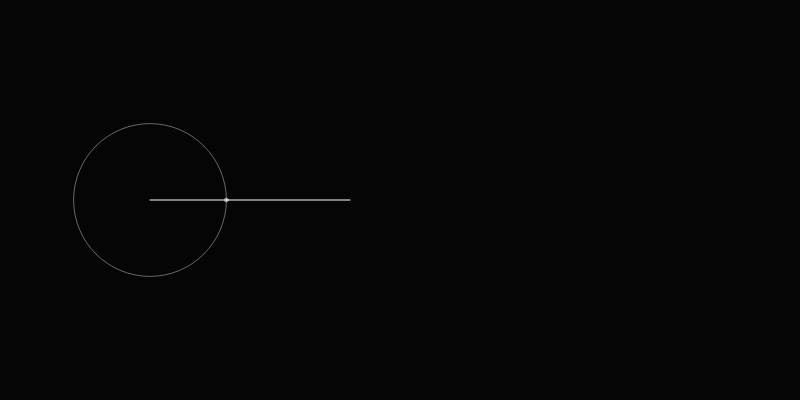
Frame 1 (no input)
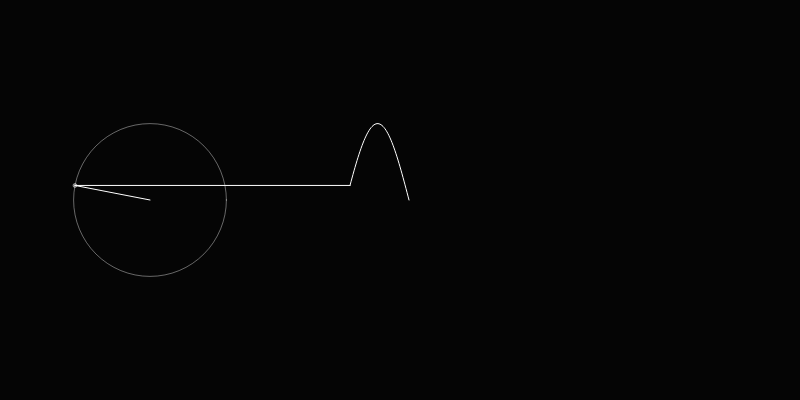
Frame 60 (no input)
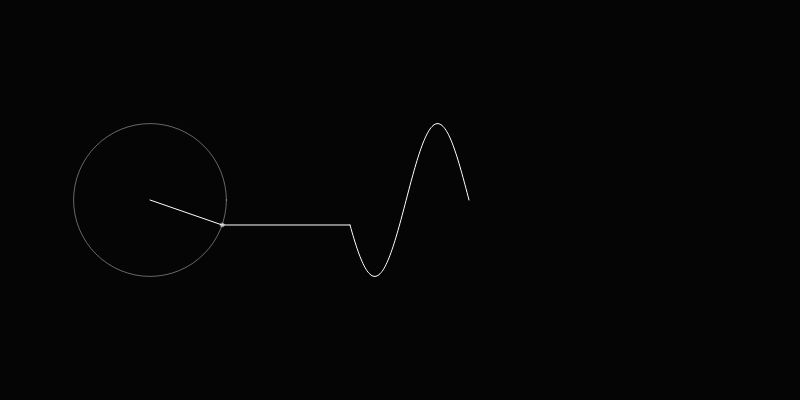
Frame 120 (the mouse pressed at the canvas centre since frame 60)

The p5.js sketch that drew these frames (run headless with seeded random() and noise() and a simulated clock; from frame 60 on, the mouse is pressed at the canvas centre):

// p5.js sketch
// ── sketch.js
//https://en.wikipedia.org/wiki/Fourier_series
let angle = 0;
let wave = [];

let slider;

function setup() {
  createCanvas(800, 400);
  slider = createSlider(1, 50, 1)
}

function draw() {
  background(5);
  translate(150, 200);
  let x = 0;
  let y = 0;

  for(let i = 0; i < slider.value(); i ++){
    let prevx = x;
    let prevy = y;
    let n = i * 2 + 1;
    let radius = 60 * (4/(n * PI));
    x += radius * cos(n * angle);
    y += radius * sin(n * angle);
  
    // circles
    stroke(255, 100);
    noFill();
    ellipse(prevx, prevy , radius *2);

    // dots
    fill(255, 100)
    ellipse(x, y, 4);

    // line
    stroke(255);
    line(prevx, prevy, x, y);
}
  wave.unshift(y);
  translate(200, 0);
  line(x - 200, y, 0, wave[0])
  beginShape()
  noFill()
  for(let i = 0; i < wave.length; i++){
    vertex(i, wave[i]);
  }
  endShape()

  angle -= 0.05;

  if(wave.length > 1000){
    wave.pop()
  }
}
